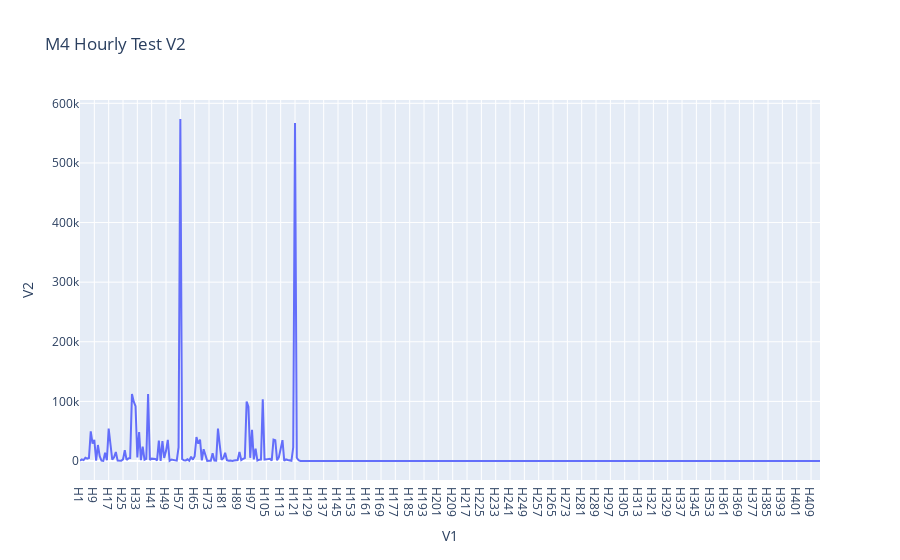

The notebook cell this image was saved under:
### Markdown cell above
### Hourly

### Code cell
hourly_df = pd.read_csv(m4_path + "/Hourly-test.csv")
fig = px.line(hourly_df, x="V1", y='V2', title='M4 Hourly Test V2')
fig.show()

### Figure 1 — Plotly figure (JSON) as saved in the notebook; plotly's stock layout.template omitted (floating-point values rounded to 4 significant figures; data arrays with more than 128 entries replaced by an {"elided": "..."} marker saying what was removed)
{"data": [{"hovertemplate": "V1=%{x}<br>V2=%{y}<extra></extra>", "legendgroup": "", "line": {"color": "#636efa", "dash": "solid"}, "marker": {"symbol": "circle"}, "mode": "lines", "name": "", "orientation": "v", "showlegend": false, "type": "scatter", "x": {"elided": "414 str values"}, "xaxis": "x", "y": {"elided": "414 float values"}, "yaxis": "y"}], "layout": {"legend": {"tracegroupgap": 0}, "title": {"text": "M4 Hourly Test V2"}, "xaxis": {"anchor": "y", "domain": [0, 1], "title": {"text": "V1"}}, "yaxis": {"anchor": "x", "domain": [0, 1], "title": {"text": "V2"}}}}
